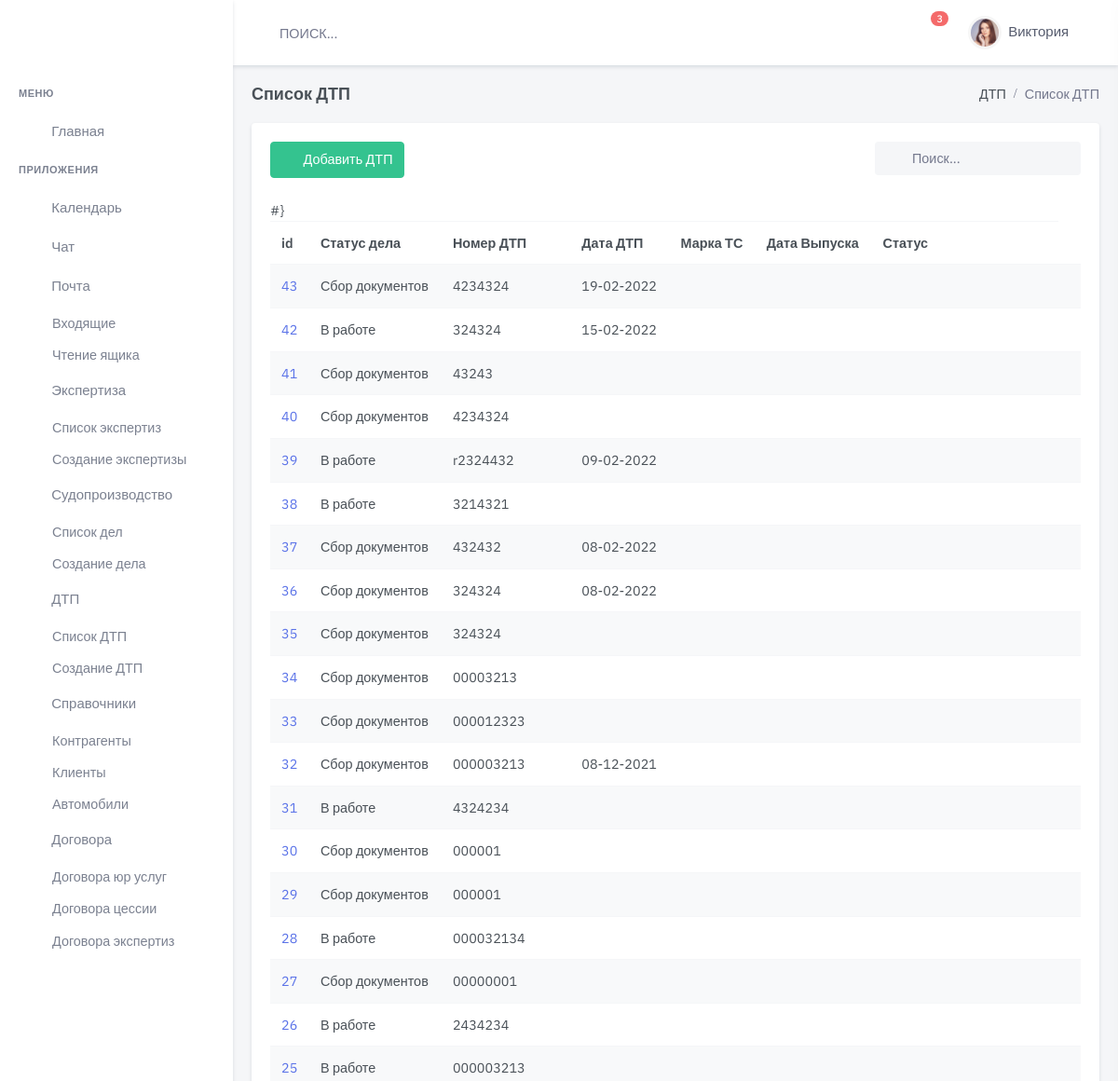
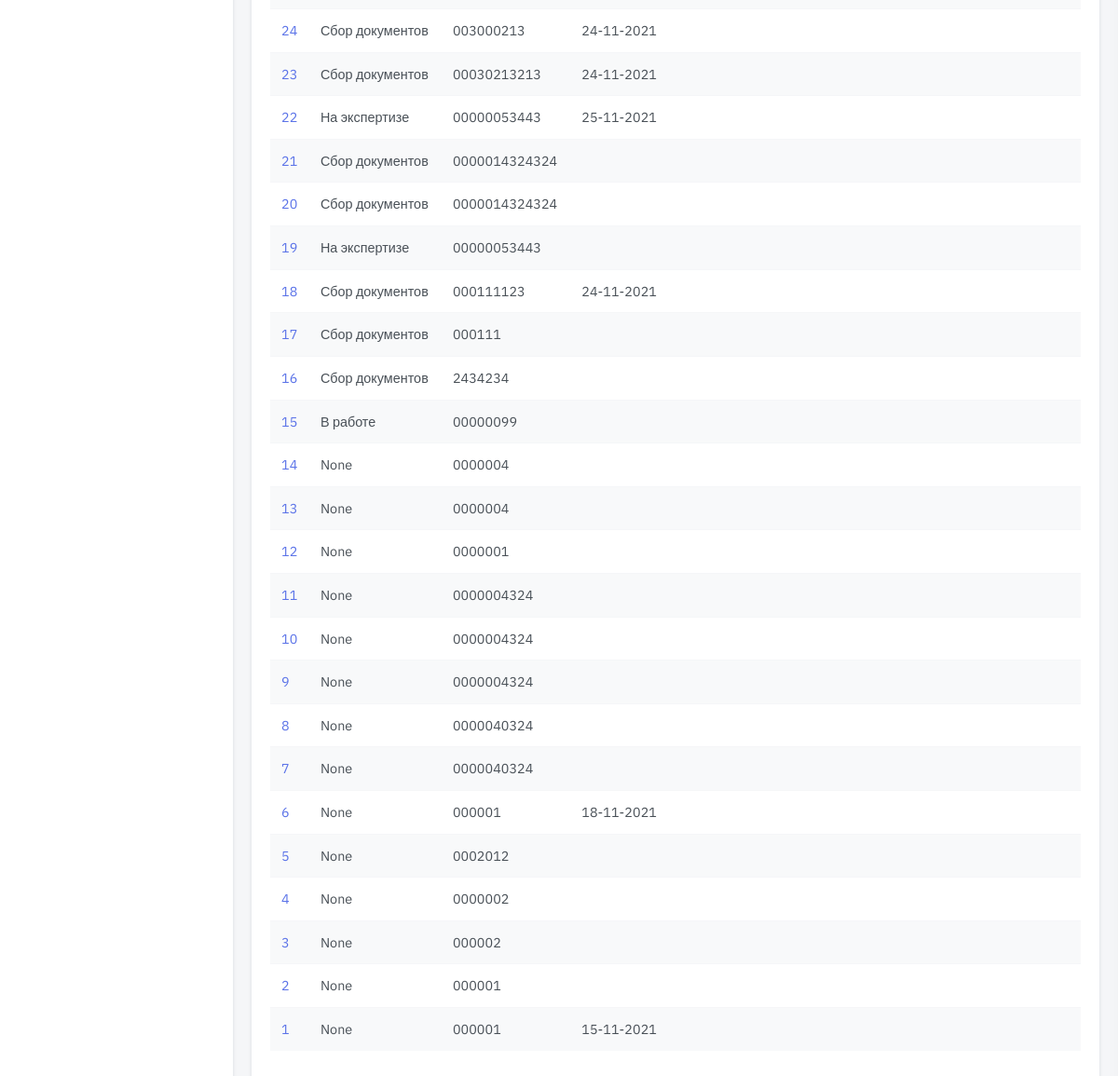
The page /accident/ on the database its author committed (2 pictures, top to bottom).
### accident/models.py (models this page shows, shortened)
class Accident(models.Model):
    status = models.ForeignKey(
        Status,
        on_delete=models.CASCADE,
        related_name='status_acc',
        blank=True,
        null=True, verbose_name='Статус  дела о ДТП')
    data = models.DateField(
        blank=True,
        null=True,
        default=None,
        verbose_name='Дата ДТП ')
    time = models.TimeField(
        blank=True,
        null=True,
        default=None,
        verbose_name='Время ДТП ')
    location_accident = models.CharField(
        max_length=400,
        blank=True,
        default=None,
        verbose_name='Место ДТП')
    number = models.CharField(
        max_length=24,
        blank=True,
        null=True,
        default=None,
        verbose_name='Номер протокола')
    dtp_doc = models.ForeignKey(
        AccidentDoc,
        on_delete=models.CASCADE,
        related_name='dtp_doc',
        blank=True,
        null=True, verbose_name='Документ Основание ')
    file_doc = models.FileField(
        upload_to='upload/protokol_doc/',
        null=True, default=None,
        verbose_name="Файл Основание",
        blank=True, )
    dtp_pos = models.ForeignKey(
        AccidentPos,
        on_delete=models.CASCADE,
        related_name='AccidentPos',
        blank=True,
        null=True,
        verbose_name='Документ Постановление ')
    file_pos = models.FileField(
        upload_to='upload/protokol_pos/',
        null=True,
        default=None,
        blank=True,
        verbose_name="Файл Постановление")
    court_info = models.ForeignKey(
        InfoCourt,
        on_delete=models.CASCADE,
        related_name='court_info',
        blank=True,
        null=True, verbose_name='Инфо о Судопроизводстве')
    data_insurance = models.DateField(
        blank=True,
        null=True,
        default=None,
        verbose_name='Дата обращения в Страховую')
    message = models.CharField(
        max_length=100000,
        blank=True,
        null=True,
        default=None,
        verbose_name='Комментарий')
    slug = models.SlugField(max_length=200, default=uuid.uuid1)
    is_active = models.BooleanField(default=True)
    created = models.DateTimeField(auto_now_add=True, auto_now=False)
    updated = models.DateTimeField(auto_now_add=False, auto_now=True)
    def __str__(self):
        return 'id {}, номер {}, место дтп {}, клиент{}'.format(self.id, self.number, self.location_accident,
                                    self.partner_accident.filter(type='True').first())
    class Meta:
        verbose_name = "ДТП  "
        verbose_name_plural = "ДТП"
        ordering = ['-created']

class Status(models.Model):
    name = models.CharField(
        max_length=100,
        blank=True,
        null=True,
        default=None,
        verbose_name='Наименование')
    comment = models.CharField(
        max_length=100,
        blank=True,
        null=True,
        default=None,
        verbose_name='Комментарий')
    is_active = models.BooleanField(default=True)
    created = models.DateTimeField(auto_now_add=True, auto_now=False)
    updated = models.DateTimeField(auto_now_add=False, auto_now=True)
    def __str__(self):
        return "%s" % self.name
    class Meta:
        verbose_name = 'Статус  дела о ДТП'
        verbose_name_plural = 'Статусы дела о ДТП'

### accident/views.py (the view)
# urls.py: path('', accident_list, name='accident-list'),
def accident_list(request):
    accident = Accident.objects.all()
    for b in accident:
        b= accident.select_related('status').get(pk=2)
        print(b, 'В листе список Список ДТП общий')
    return render(request,
                  'dist/accident/list.html',
                  {'accident': accident,
                   }
                  )

### templates/dist/accident/list.html (shortened to what this page needs)
{% extends 'dist/index.html' %}
{% load static %}
{% block content %}
    <div class="main-content">
    <div class="page-content">
    <div class="container-fluid">
    <div class="row">
        <div class="col-12">
            <div class="page-title-box d-flex align-items-center justify-content-between">
                <h4 class="mb-0">Список ДТП</h4>
                <div class="page-title-right">
                    <ol class="breadcrumb m-0">
                        <li class="breadcrumb-item"><a href="javascript: void(0);">ДТП</a></li>
                        <li class="breadcrumb-item active">Список ДТП</li>
                    </ol>
                </div>
            </div>
        </div>
    </div>
    <div class="row">
    <div class="col-lg-12">
    <div class="card">
    <div class="card-body">
    <div class="row mb-2">
        <div class="col-md-6">
            <div class="mb-3">
                <a href="{% url 'accident-new' %}" class="btn btn-success waves-effect waves-light"><i
                        class="mdi mdi-plus me-2"></i> Добавить ДТП</a>
            </div>
        </div>
        <div class="col-md-6">
            <div class="form-inline float-md-end mb-3">
                <div class="search-box ms-2">
                    <div class="position-relative">
                        <input type="text" class="form-control rounded bg-light border-0" placeholder="Поиск...">
                        <i class="mdi mdi-magnify search-icon"></i>
                    </div>
                </div>
            </div>
        </div>
    </div>
    <div class="table-responsive mb-4">
    <table class="table table-striped table-nowrap mb-0">
    <thead>
    <tr>
        <th scope="col">id</th>
        <th scope="col">Статус дела</th>
        <th scope="col">Номер ДТП</th>
        <th scope="col">Дата ДТП</th>
        <th scope="col">Марка ТС</th>
        <th scope="col">Дата Выпуска</th>
        <th scope="col" style="width: 200px;">Статус</th>
    </tr>
    </thead>
    <tbody>
    {% for item in accident%}
        <tr>
            <td>
                <a href="/accident/edit/{{ item.id }}/">{{ item.id }}</a>
            </td>
            <td>{{ item.status }}</td>
            <td>{{ item.number}}</td>
            <td>{{ item.data |date:"d-m-Y"}}</td>
            <td>{{ item.client.name }}</td>
            <td>{{ item.car.date_made }}</td>
            <td>{{ item.car.data_reg|date:"d-m-Y" }}</td>
            <td>
            </td>
        </tr>
 {% endfor %}
{% endblock content %}

### rows shown on the page
Accident: id "43", status "Сбор документов", number "4234324", data "19-02-2022"
Accident: id "42", status "В работе", number "324324", data "15-02-2022"
Accident: id "41", status "Сбор документов", number "43243"
Accident: id "40", status "Сбор документов", number "4234324"
Accident: id "39", status "В работе", number "r2324432", data "09-02-2022"
Accident: id "38", status "В работе", number "3214321"
Accident: id "37", status "Сбор документов", number "432432", data "08-02-2022"
Accident: id "36", status "Сбор документов", number "324324", data "08-02-2022"
Accident: id "35", status "Сбор документов", number "324324"
Accident: id "34", status "Сбор документов", number "00003213"
Accident: id "33", status "Сбор документов", number "000012323"
Accident: id "32", status "Сбор документов", number "000003213", data "08-12-2021"
Accident: id "31", status "В работе", number "4324234"
Accident: id "30", status "Сбор документов", number "000001"
Accident: id "29", status "Сбор документов", number "000001"
Accident: id "28", status "В работе", number "000032134"
Accident: id "27", status "Сбор документов", number "00000001"
Accident: id "26", status "В работе", number "2434234"
Accident: id "25", status "В работе", number "000003213"
Accident: id "24", status "Сбор документов", number "003000213", data "24-11-2021"
Accident: id "23", status "Сбор документов", number "00030213213", data "24-11-2021"
Accident: id "22", status "На экспертизе", number "00000053443", data "25-11-2021"
Accident: id "21", status "Сбор документов", number "0000014324324"
Accident: id "20", status "Сбор документов", number "0000014324324"
Accident: id "19", status "На экспертизе", number "00000053443"
Accident: id "18", status "Сбор документов", number "000111123", data "24-11-2021"
Accident: id "17", status "Сбор документов", number "000111"
Accident: id "16", status "Сбор документов", number "2434234"
Accident: id "15", status "В работе", number "00000099"
Accident: id "14", status "None", number "0000004"
Accident: id "13", status "None", number "0000004"
Accident: id "12", status "None", number "0000001"
Accident: id "11", status "None", number "0000004324"
Accident: id "10", status "None", number "0000004324"
Accident: id "9", status "None", number "0000004324"
Accident: id "8", status "None", number "0000040324"
Accident: id "7", status "None", number "0000040324"
Accident: id "6", status "None", number "000001", data "18-11-2021"
Accident: id "5", status "None", number "0002012"
Accident: id "4", status "None", number "0000002"
Accident: id "3", status "None", number "000002"
Accident: id "2", status "None", number "000001"
Accident: id "1", status "None", number "000001", data "15-11-2021"
